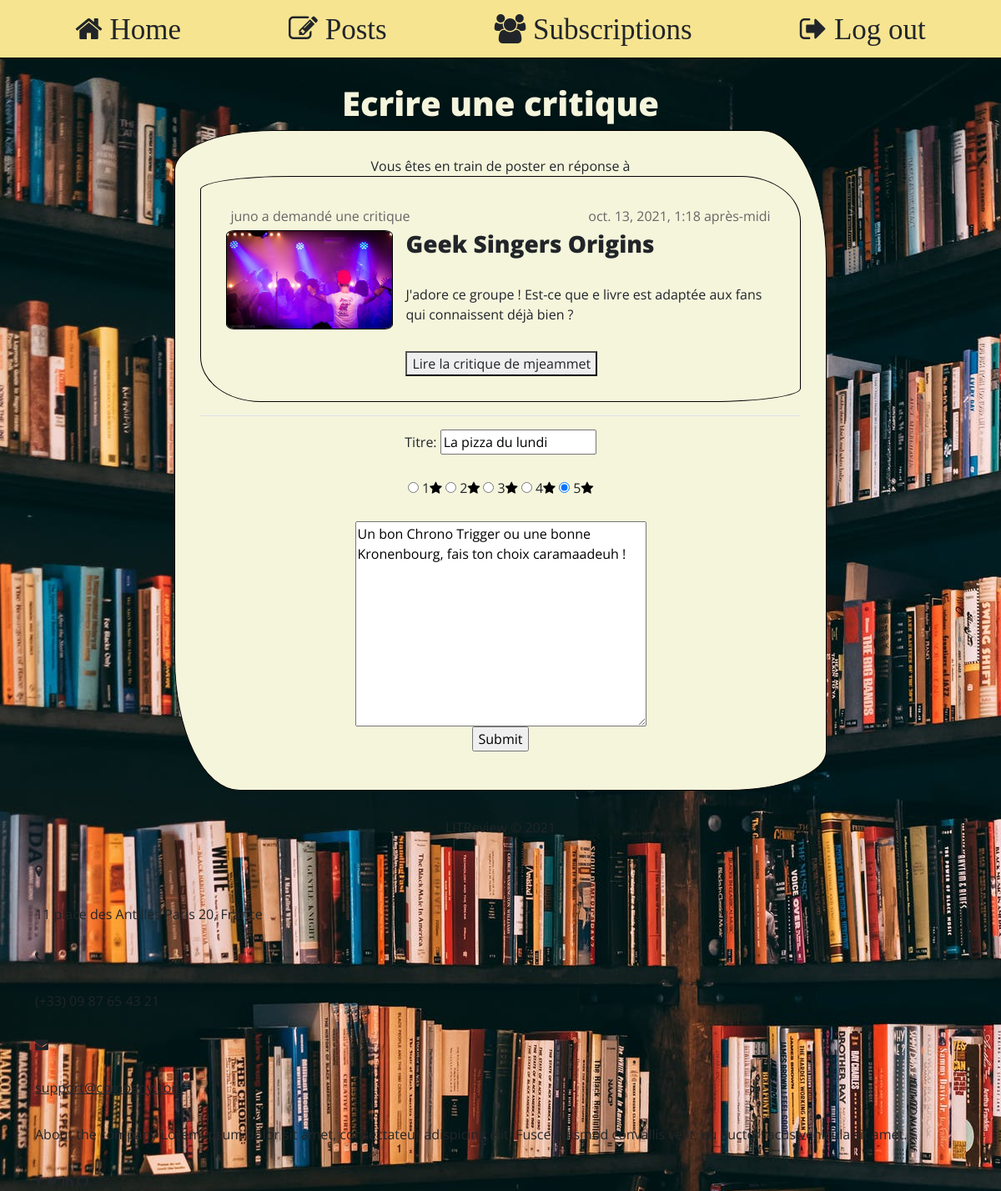
The page /ticket/2/review/ (signed in) on the database as committed earlier.
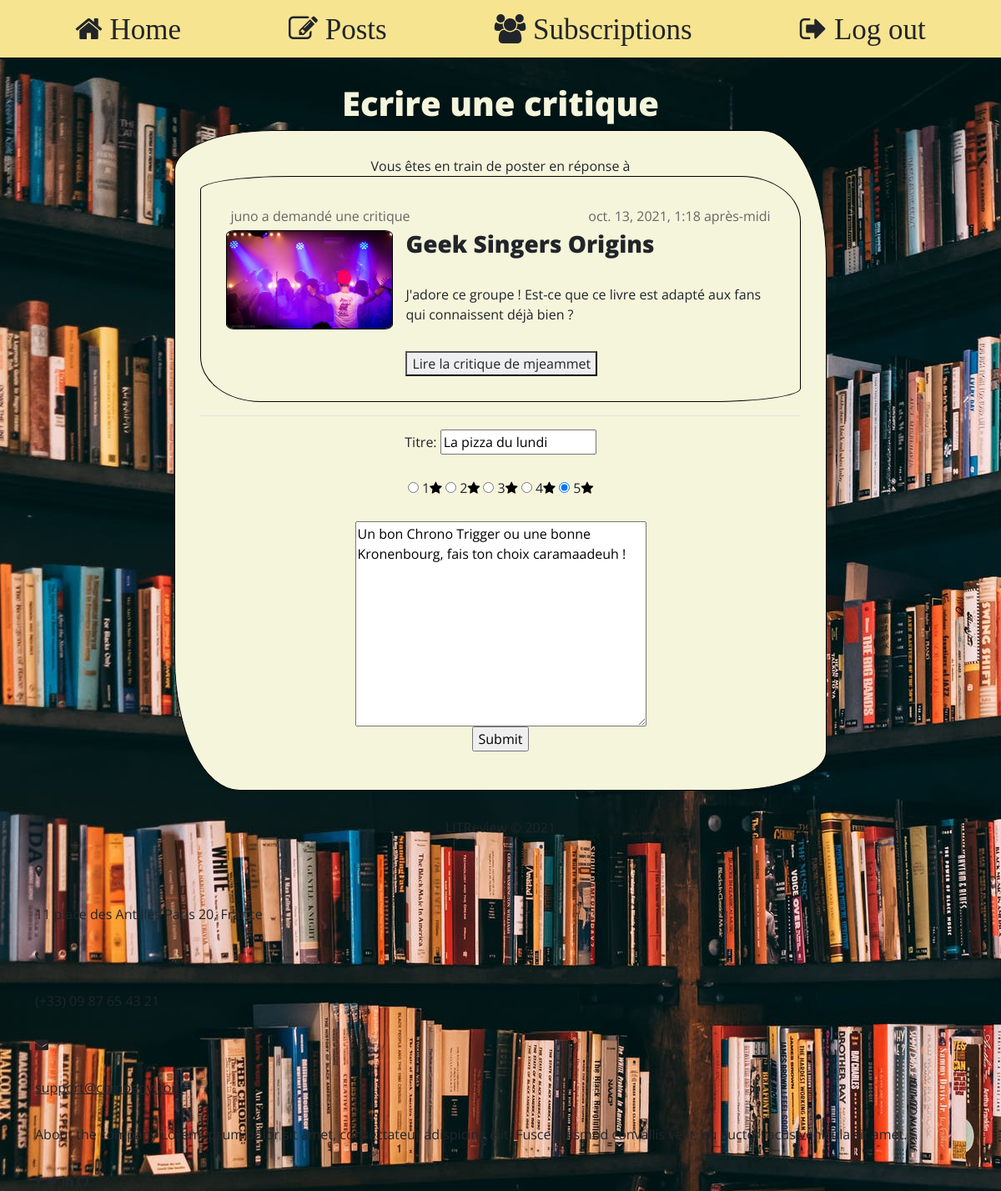
The same page on the database as committed later.
### reviews_webapp/models.py (models this page shows)
class Ticket(models.Model):
    title = models.CharField(max_length=128)
    description = models.TextField(max_length=2048, blank=True)
    user = models.ForeignKey(
        to=settings.AUTH_USER_MODEL, on_delete=models.CASCADE)
    image = models.ImageField(null=True, blank=True, upload_to="images/")
    time_created = models.DateTimeField(auto_now_add=True)
    @property
    def has_review(self):
        possible_review = Review.objects.filter(ticket__id=self.id)
        return possible_review[0] if possible_review else False

class Review(models.Model):
    ticket = models.ForeignKey(to=Ticket, on_delete=models.CASCADE)
    rating = models.PositiveSmallIntegerField(
        validators=[MinValueValidator(0), MaxValueValidator(5)]
    )
    user = models.ForeignKey(
        to=settings.AUTH_USER_MODEL, on_delete=models.CASCADE)
    headline = models.CharField(max_length=128)
    body = models.TextField(max_length=8192, blank=True)
    time_created = models.DateTimeField(auto_now_add=True)

### authentication/models.py (models this page shows)
class User(AbstractUser):
    pass

### reviews_webapp/views.py (the view, shortened to what this page needs)
# urls.py: path('ticket/<ticket_id>/review/', reviews_webapp.views.ReviewPageView.as_view(), name='review'),
class ReviewPageView(LoginRequiredMixin, DetailView):
    template = 'reviews_webapp/post_details.html'
    def get(self, request, ticket_id):
        if ticket_id == '0':
            context = {
                'title': "Créer une critique",
                'ticket_form': TicketForm(),
                'review_form': ReviewForm(),
            }
            return render(request, self.template, context)
        else:
            ticket = Ticket.objects.get(pk=ticket_id)
            review = Review.objects.filter(ticket__id=ticket_id)
            if review:
                context = {
                    'title': "Ecrire une critique",
                    'ticket': ticket,
                    'review_form': ReviewForm(instance = review[0]),
                }
                return render(request, self.template, context)

### reviews_webapp/forms.py
class ReviewForm(ModelForm):
    rating = forms.ChoiceField(widget=forms.RadioSelect, choices=[(note,note) for note in range(1,6)])
    class Meta:
        model = Review
        fields = ['headline', 'rating', 'body']

### reviews_webapp/templates/reviews_webapp/post_details.html (shortened to what this page needs)
{% extends 'base.html' %}
{% block content %}
<h1>{{ title }}</h1>
{% if review_form and ticket %}
<div class="box post_box">
    Vous êtes en train de poster en réponse à
    {% include 'reviews_webapp/includes/ticket_snippet.html' with post=ticket %}
    <hr>
    <form action="" method="post" enctype="multipart/form-data">
        <div>Titre: {{ review_form.headline }}</div>
        <div class="color: purple">
            {% for radio in review_form.rating %}
            {{ radio }}<p class="fa fa-star"></p>
            {% endfor %}
        </div>
        <div>{{ review_form.body }}</div>
        <input type="submit">
    </form>
</div>
{% elif ticket and ticket.user != request.user %}
    {% include 'reviews_webapp/includes/ticket_snippet.html' with post=ticket %}
{% endif %}
{% endblock content %}

### reviews_webapp/templates/reviews_webapp/includes/ticket_snippet.html (shortened to what this page needs)
<div class='box post_box'>
    <div>
        <p class="post_timecreated" style="float: left;">
            {% if post.user == user %}
                Vous avez demandé une critique
            {% else %}
                {{ post.user }} a demandé une critique
            {% endif %}
        </p>
        <p class="post_timecreated">{{ post.time_created }}</p>
    </div>
    <div style="display: flex; width: 100%">
        {% if post.image %}
            <img class="ticket_img" src="/media/{{ post.image }}" alt="{{ post.title }}" width="200px">
        {% endif %}
        <div class="ticket_text">
            <h3>{{ post.title }} </h3>
            <p>{{ post.description }}</p>
            {% if post.has_review %}
                <button><a href="{% url 'review' ticket_id=post.id %}">Lire la critique de {{ post.has_review.user }}</a></button>
            {% else %}
                <p>
                    <button><a href="{% url 'review' ticket_id=post.id %}">Créer une critique <i class="fa fa-pen"></i></a></button>
                </p>
            {% endif %}
        </div>
    </div>
</div>

Rows that differ between the two databases and show on the page:
changed Ticket "Geek Singers Origins": description "J'adore ce groupe ! Est-ce que e livre est adaptée aux fans qui connaissent déjà bien ?" → "J'adore ce groupe ! Est-ce que ce livre est adapté aux fans qui connaissent déjà bien ?"
